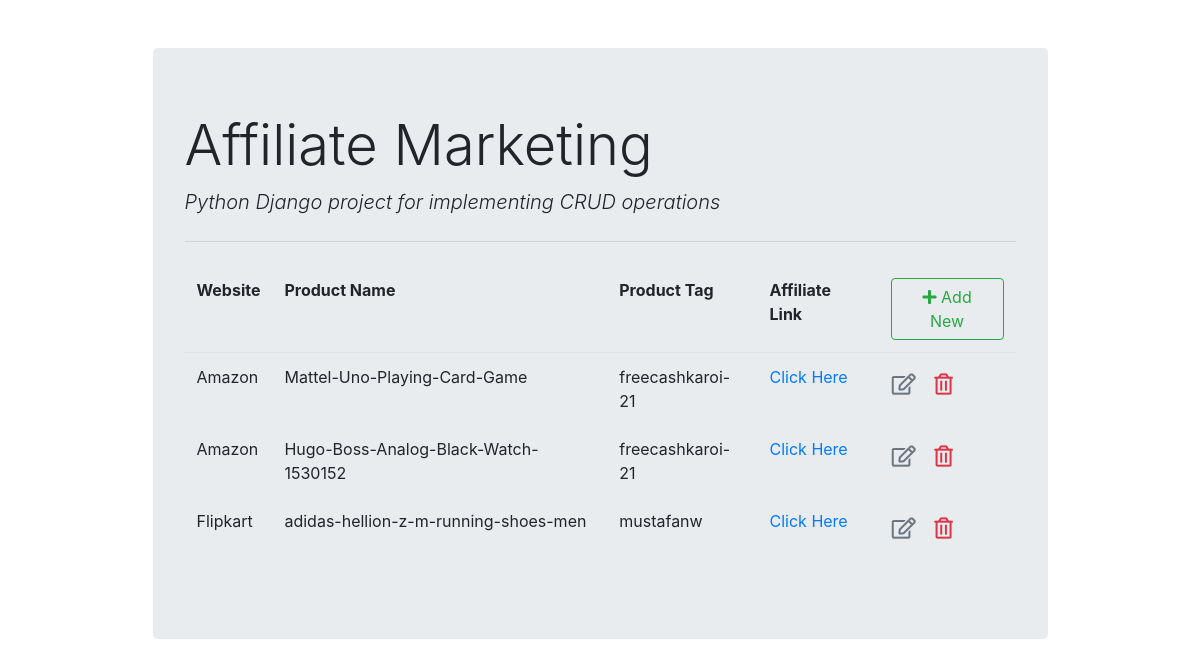
The page /list/ on the database as committed earlier.
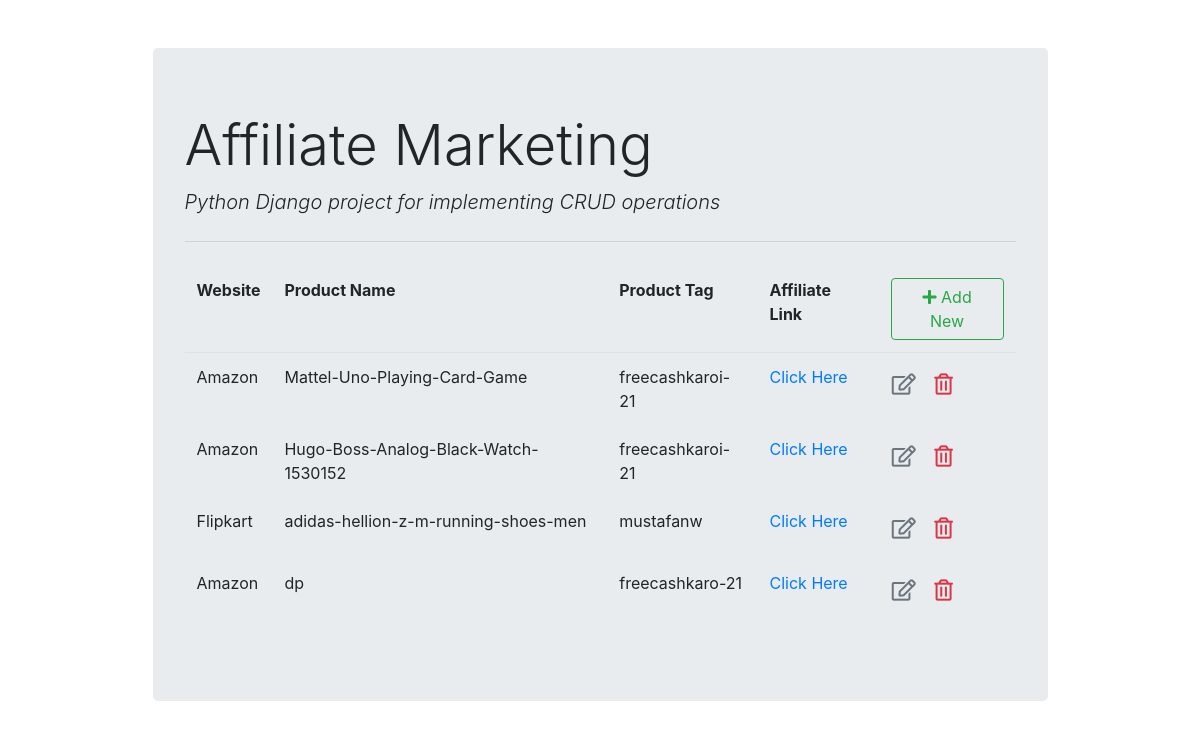
The same page on the database as committed later.
### affiliate_marketing/models.py (models this page shows)
class Products(models.Model):
    product_url = models.CharField(max_length=200)
    affiliate_tag = models.CharField(max_length=200)
    def _get_product_name(self):
        link = self.product_url.split("/")
        return link[3]
    def _get_website(self):
        link = self.product_url.split("/")
        return link[2].split(".")[1].title()
    website = property(_get_website)
    def _get_aff_link(self):
        if self.website=="Amazon":
            aff_link = '{0}&tag={1}'.format(self.product_url,self.affiliate_tag)
        elif self.website=="Flipkart":
            aff_link = '{0}&affid={1}'.format(self.product_url, self.affiliate_tag)
        return aff_link
    product_name = property(_get_product_name)
    affiliate_url = property(_get_aff_link)

### affiliate_marketing/views.py (the view)
# urls.py: path('list/',views.product_list,name='product_list') # get req. to retrieve and display all records
def product_list(request):
    context = {'product_list': Products.objects.all()}
    return render(request, "amazon_affiliate/affiliate_list.html", context)

### affiliate_marketing/templates/amazon_affiliate/affiliate_list.html (shortened to what this page needs)
{% extends "amazon_affiliate/base.html" %}
{% block content %}
<table class="table table-borderless">
    <thead class="border-bottom font-weight-bold">
        <tr>
            <td>Website</td>
            <td>Product Name</td>
            <td>Product Tag</td>
            <td>Affiliate Link</td>
            <td>
                <a href="{% url 'product_insert' %}" class="btn btn-outline-success">
                    <i class="fas fa-plus"></i> Add New
                </a>
            </td>
        </tr>
    </thead>
    <tbody>
        {% for product in product_list %}
            <tr>
                <td>{{product.website}}</td>
                <td>{{product.product_name}}</td>
                <td>{{product.affiliate_tag}}</td>
                <td><a href="{{product.affiliate_url}}">Click Here</a></td>
                <td>
                    <a href="{% url 'product_update' product.id %}" class="btn text-secondary px-0">
                        <i class="far fa-edit fa-lg"></i>
                    </a>
                    <form action="{% url 'product_delete' product.id %}" method="post" class="d-inline">
                        <button type="submit" class="btn">
                            <i class="far fa-trash-alt fa-lg text-danger float-right"></i>
                        </button>
                    </form>
                </td>
            </tr>
        {% endfor %}
    </tbody>
</table>
{% endblock content %}

Rows that differ between the two databases and show on the page:
added Products: website "Amazon", product_name "dp", affiliate_tag "freecashkaro-21"
